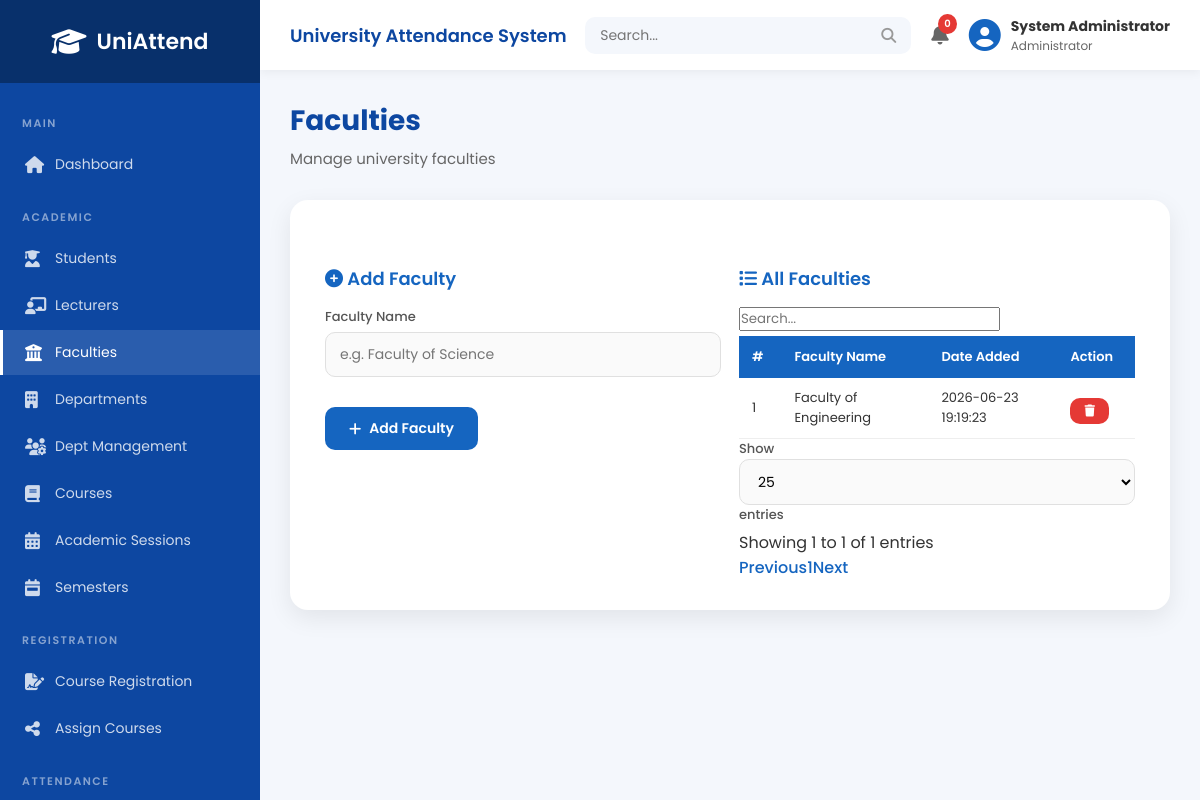
Screenshot of /admin/faculties.php (signed in) with the database file from the repository.
### tables this page shows
CREATE TABLE `faculties` (
  `id` int(11) NOT NULL,
  `faculty_name` varchar(150) NOT NULL,
  `created_at` timestamp NOT NULL DEFAULT current_timestamp()
);

### admin/faculties.php (the view, shortened to what this page needs)
<?php
require_once __DIR__ . '/../php/db_connect.php';
$faculties = mysqli_query($conn, "SELECT * FROM faculties ORDER BY faculty_name ASC");
include "includes/header.php";
include "includes/sidebar.php";
include "includes/navbar.php";
?>
<div class="main-content">
<div class="page-title"><h1>Faculties</h1><p>Manage university faculties</p></div>
<div class="form-box">
<div class="form-row">
<form method="POST">
<h3><i class="fas fa-plus-circle"></i> Add Faculty</h3>
<label>Faculty Name</label>
<input type="text" name="faculty_name" placeholder="e.g. Faculty of Science" required>
<br><br>
<button type="submit" name="add_faculty" class="btn btn-primary"><i class="fas fa-plus"></i> Add Faculty</button>
</form>
<div>
<h3><i class="fas fa-list"></i> All Faculties</h3>
<div class="table-wrap">
<table class="datatable">
<thead><tr><th>#</th><th>Faculty Name</th><th>Date Added</th><th>Action</th></tr></thead>
<tbody>
<?php $i=1; while ($f = mysqli_fetch_assoc($faculties)) { ?>
<tr>
<td><?php echo $i++; ?></td>
<td><?php echo $f['faculty_name']; ?></td>
<td><?php echo $f['created_at']; ?></td>
<td>
<form method="POST" style="display:inline;">
<button type="submit" name="delete_faculty" class="btn btn-danger btn-sm btn-delete" data-item="this faculty"><i class="fas fa-trash"></i></button>
</form>
</td>
</tr>
<?php } ?>
</tbody>
</table>
</div>
</div>
</div>
</div>
</div>
<?php include "includes/footer.php"; ?>

### admin/assets/css/style.css (style rules this page uses)
:root { --primary: #1565c0; --primary-dark: #0d47a1; --primary-light: #42a5f5; --sidebar-bg: #0d47a1; --sidebar-dark: #08306b; --success: #4caf50; --success-bg: #e8f5e9; --success-text: #2e7d32; --danger: #e53935; --danger-bg: #ffebee; --danger-text: #c62828; --warning: #fb8c00; --warning-bg: #fff3e0; --warning-text: #e65100; --info: #2196f3; --info-bg: #e3f2fd; --info-text: #1565c0; --purple: #8e24aa; --dark: #37474f; --bg: #f4f7fc; --card-bg: #ffffff; --text: #333; --text-light: #666; --border: #e0e0e0; --radius: 18px; --radius-sm: 10px; --shadow: 0 8px 25px rgba(0,0,0,.08); --shadow-hover: 0 12px 35px rgba(0,0,0,.12); --transition: .3s; }
* { margin:0; padding:0; box-sizing:border-box; font-family:'Poppins',sans-serif; }
body { background:var(--bg); color:var(--text); min-height:100vh; }
.main-content { margin-left:260px; padding:30px; width:calc(100% - 260px); }
.page-title { margin-bottom:25px; }
.page-title h1 { font-size:28px; font-weight:700; color:var(--primary-dark); }
.page-title p { margin-top:5px; color:var(--text-light); font-size:15px; }
.form-box { max-width:1100px; margin:30px auto; background:var(--card-bg); padding:30px 35px; border-radius:var(--radius); box-shadow:var(--shadow); }
.form-box h3 { font-size:18px; font-weight:600; color:var(--primary); margin:25px 0 15px; padding-top:10px; }
.form-box label { display:block; font-weight:500; font-size:13px; color:#555; margin-bottom:5px; }
.form-box input[type="text"], .form-box input[type="email"], .form-box input[type="password"], .form-box input[type="number"], .form-box input[type="date"], .form-box input[type="tel"], .form-box select { width:100%; padding:11px 14px; border:1.5px solid var(--border); border-radius:var(--radius-sm); font-size:14px; outline:none; transition:var(--transition); background:#fafafa; }
.form-row { display:grid; grid-template-columns:1fr 1fr; gap:18px; }
.btn { display:inline-flex; align-items:center; gap:8px; padding:11px 24px; border:none; border-radius:var(--radius-sm); font-size:14px; font-weight:600; cursor:pointer; transition:var(--transition); text-decoration:none; }
.btn-primary { background:var(--primary); color:#fff; }
.btn-danger { background:var(--danger); color:#fff; }
.btn-sm { padding:7px 14px; font-size:12px; }
.form-box .btn { margin-top:5px; }
.table-wrap { overflow-x:auto; margin-top:15px; }
.form-box table, .dashboard-box table { width:100%; border-collapse:collapse; font-size:13px; }
.form-box table th, .dashboard-box table th { background:var(--primary); color:#fff; padding:11px 13px; text-align:left; font-weight:600; white-space:nowrap; }
.form-box table td, .dashboard-box table td { padding:10px 13px; border-bottom:1px solid #eee; vertical-align:middle; }
.fade-in { animation:fadeIn .4s ease; }

### rows the page displays
faculties: faculty_name "Faculty of Engineering", created_at "2026-06-23 19:19:23"

### other values shown
$_SESSION['fullname'] "System Administrator"
